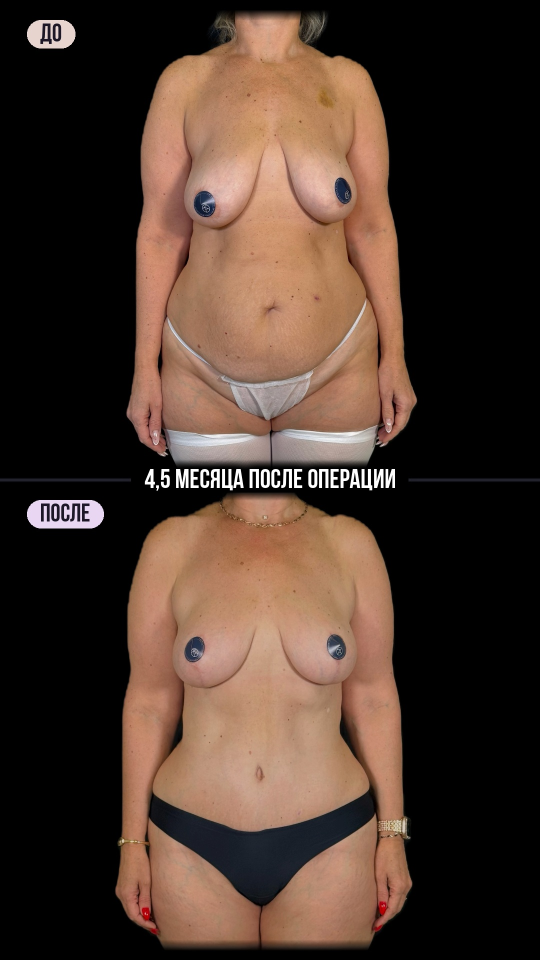
#> input picture Collage_body_front.jpg, 1080 x 1920 px (shown at 1/2 size)
$ python -i reel_lipo_to_implants_base.py   (imports and definitions only)
#> lines starting #> are read from the running program, lines starting #| are printed output that depends on the picture
import subprocess, sys, json
import numpy as np, cv2
from PIL import Image, ImageDraw, ImageFont, ImageOps

W, H, FPS = 1080, 1920, 30
SP = "/tmp/claude-0/-home-user-design-montazh-so-vkusom/b26b20a4-6ac5-50f8-8404-dcbad88c88d3/scratchpad/"
BLUE = (16, 46, 70); WHITE = (255, 255, 255); LIME = (214, 236, 46); PINK = (228, 210, 210); SKY = (228, 210, 210); GRAPH = (103, 96, 104)   # surgeon palette: powder / navy / graphite
from retouch import retouch
def osw(s): return ImageFont.truetype(SP + "v14/fonts/BN-Bold.ttf", s)          # Bebas Neue (Cyrillic)
def mont(w, s): return ImageFont.truetype(SP + f"fonts2/M{w}.ttf", s)
SUBS = []; DUR = 41.0
# [1 line not run here, left out]

def load(p): return np.array(ImageOps.exif_transpose(Image.open(p)).convert("RGB"))
# [8 lines left out: function blur_ell, not called in this run]
class Src:
    def __init__(s, p): s.cap = cv2.VideoCapture(p); s.pos = -1; s.c = {}
    # [7 lines left out: function get, not called in this run]
def warp(img, z, cx, cy, ox=540, oy=960, size=(W, H)):
    M = np.float32([[z, 0, ox - z * cx], [0, z, oy - z * cy]])
    return cv2.warpAffine(img, M, size, flags=cv2.INTER_CUBIC if z > 1 else cv2.INTER_AREA, borderMode=cv2.BORDER_CONSTANT, borderValue=(16, 16, 18)).astype(np.float32) / 255
def fillp(img, z=1.0, fx=0.5, fy=0.5):
    s = max(W / img.shape[1], H / img.shape[0]) * z
    return warp(img, s, img.shape[1] * fx, img.shape[0] * fy)
def fitp(img, z=1.0, cy=0.5):
    bg = fillp(img, 1.0) ; bg = cv2.GaussianBlur(bg, (0, 0), 30) * 0.35
    s = W / img.shape[1] * z * 0.98
    fg = warp(img, s, img.shape[1] / 2, img.shape[0] * cy, 540, 900)
    m = warp(np.full(img.shape[:2], 255, np.uint8), s, img.shape[1] / 2, img.shape[0] * cy, 540, 900)[..., :1] if False else None
    msk = cv2.warpAffine(cv2.GaussianBlur(cv2.copyMakeBorder(np.full((img.shape[0] - 40, img.shape[1] - 40), 255, np.uint8), 20, 20, 20, 20, cv2.BORDER_CONSTANT, value=0), (0, 0), 10),
                         np.float32([[s, 0, 540 - s * img.shape[1] / 2], [0, s, 900 - s * img.shape[0] * cy]]), (W, H)).astype(np.float32)[..., None] / 255
    return fg * msk + bg * (1 - msk)
CUTS = []
# ---------------- look ----------------
yy_, xx_ = np.mgrid[0:H, 0:W].astype(np.float32)
_r = np.clip((np.arange(H) - 820) / 700, 0, 1); HAZE = (0.78 * _r ** 1.3)[:, None, None].astype(np.float32)
EDGE = np.clip((((xx_ - 540) / 560) ** 2 + ((yy_ - 900) / 1050) ** 2) ** 0.9, 0, 1)[..., None]
VIG = 1 - 0.28 * EDGE
# [7 lines left out: function look, not called in this run]
def trans(t, t0, s=0.07): return 1 + s * (1 - ease((t - t0) / 0.3))
# [4 lines left out: function mblur, not called in this run]

# ---------------- text ----------------
def label(txt, col):
#> called with txt = 'ДО', col = (255, 255, 255)
    f = osw(54); asc, desc = f.getmetrics(); im = Image.new("RGBA", (int(f.getlength(txt)) + 10, asc + desc + 6), (0, 0, 0, 0))
#> after `im = Image.new('RGBA', (int(f.getlength(txt)) + 10, asc + desc + 6), (`: im: PIL image 94x70 RGBA; every value is 0
    ImageDraw.Draw(im).text((5, 3 + asc), txt, font=f, fill=col + (255,), anchor="ls"); a = to_np(im)
    return a
# [1 line that did not run here, left out]
# [4 lines left out: function chip, not called in this run]
BRC = {}
# [21 lines left out: function bracket, not called in this run]
TC = {}
# [11 lines left out: function bullet, not called in this run]

DEFER = [False]; PENDING = []
LIGHT = [False]; ROSE = (184, 128, 146)
# [13 lines left out: function ablend, not called in this run]
class Title:
    """lines rise out of a mask with a blur-in; the key line sits on a pink plate that wipes in (navy text)"""
    # [21 lines left out: functions __init__, draw, not called in this run]

SC = {}
# [10 lines left out: function subs, not called in this run]

# [1 line that did not run here, left out]
# ---------------- light (white) layouts ----------------
LIGHT = [False]
ROSE = (184, 128, 146)                                         # powder deepened so it reads on white
_g = (yy_ / H)[..., None]
WHITE_BG = (np.float32([250, 247, 246]) / 255 * (1 - _g) + np.float32([236, 222, 222]) / 255 * _g).astype(np.float32)
# [39 lines left out: functions white_bg, ring, put_disc, card, push_in, not called in this run]

>>> import cv2
>>> picture = cv2.imread('../Collage_body_front.jpg')
#> picture is the input picture: shape (1920, 1080, 3); mean B, G, R 44.7, 55.2, 74.4
>>> result = fitp(picture)
#> in fitp, `bg = cv2.GaussianBlur(bg, (0, 0), 30) * 0.35`:
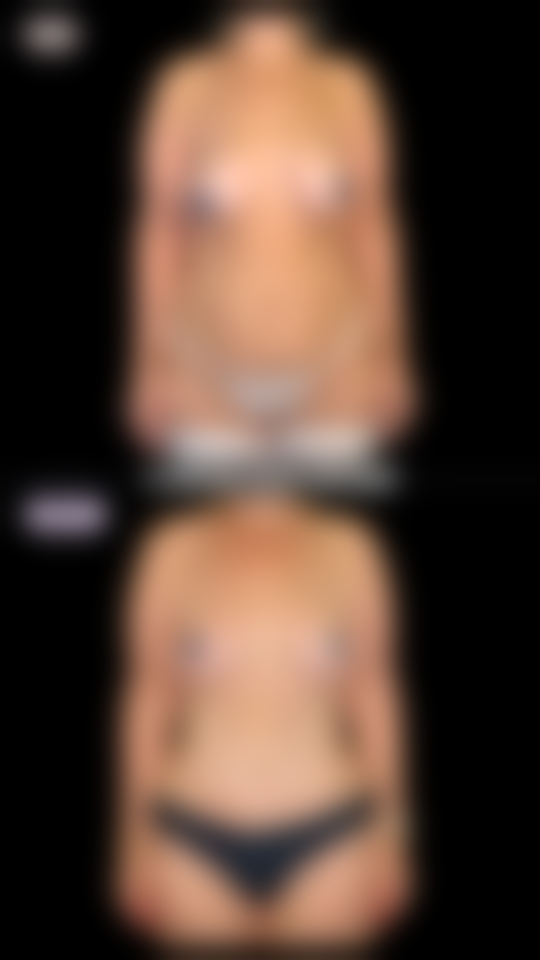
#> bg: shape (1920, 1080, 3) float32 (shown at 1/2 size); mean B, G, R 0.0613, 0.0757, 0.102; drawn with min black and max white
#> call 2 of warp, with z = 0.98, cx = 540, cy = 960, ox = 540, oy = 900, size = (1080, 1920)
#> in warp (call 2), `return cv2.warpAffine(img, M, size, flags=cv2.INTER_CUBIC if z > 1 els..`:
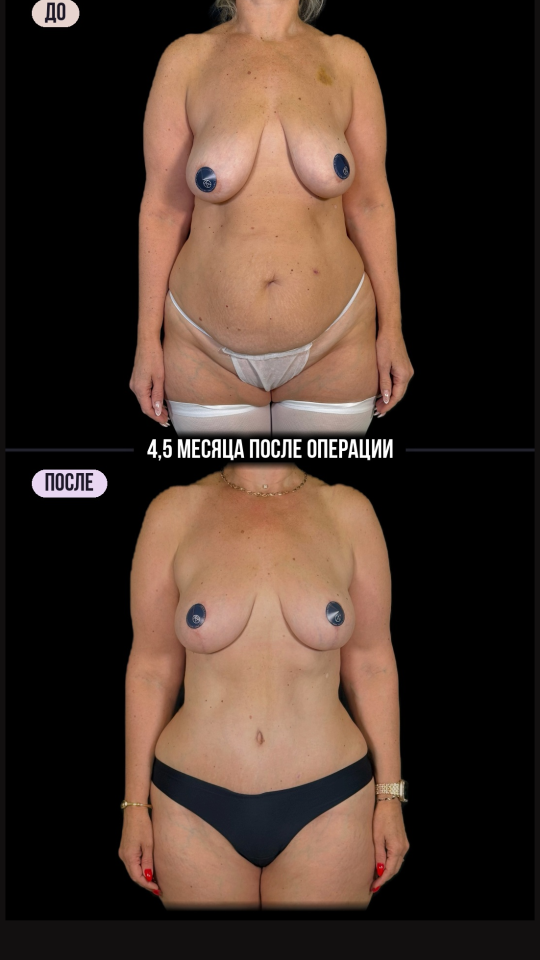
#> returned value: shape (1920, 1080, 3) float32 (shown at 1/2 size); mean of channels 0, 1, 2 0.172, 0.211, 0.283; drawn as B, G, R

$ run again, on Collage_lipo_to_implants_front.jpg
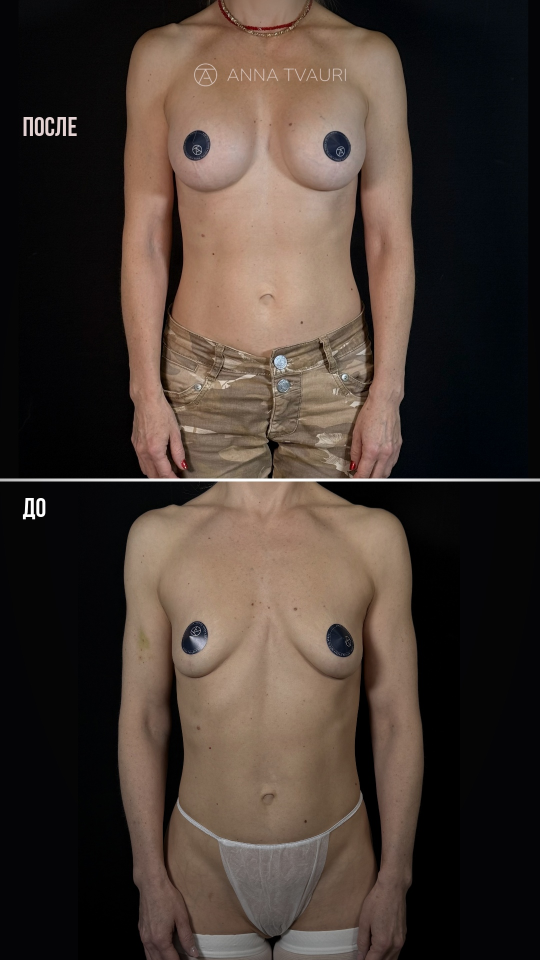
#> input picture Collage_lipo_to_implants_front.jpg, 1080 x 1920 px (shown at 1/2 size)
#> picture is the input picture: shape (1920, 1080, 3); mean B, G, R 51.5, 59, 71.5
#> in fitp, `bg = cv2.GaussianBlur(bg, (0, 0), 30) * 0.35`:
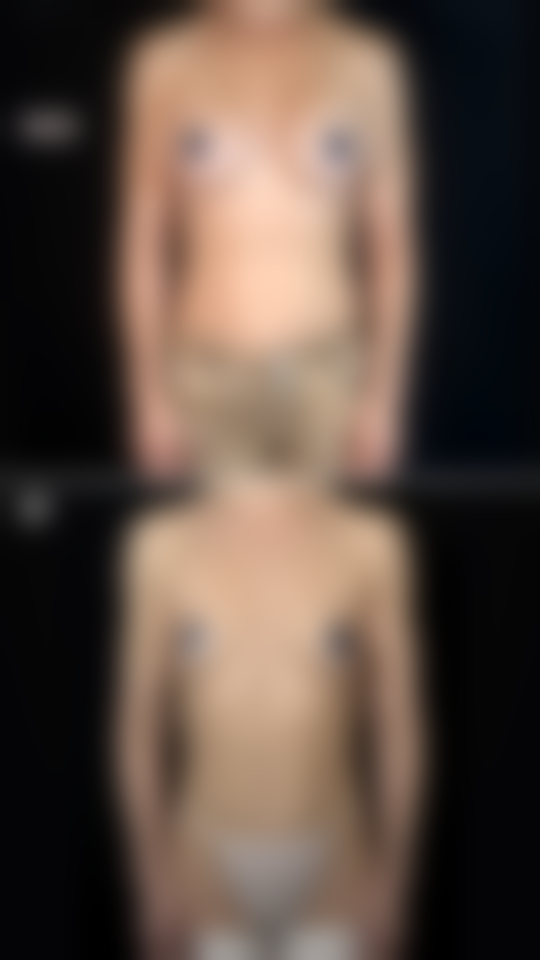
#> bg: shape (1920, 1080, 3) float32 (shown at 1/2 size); mean B, G, R 0.0708, 0.0805, 0.0975; drawn with min black and max white
#> in warp (call 2), `return cv2.warpAffine(img, M, size, flags=cv2.INTER_CUBIC if z > 1 els..`:
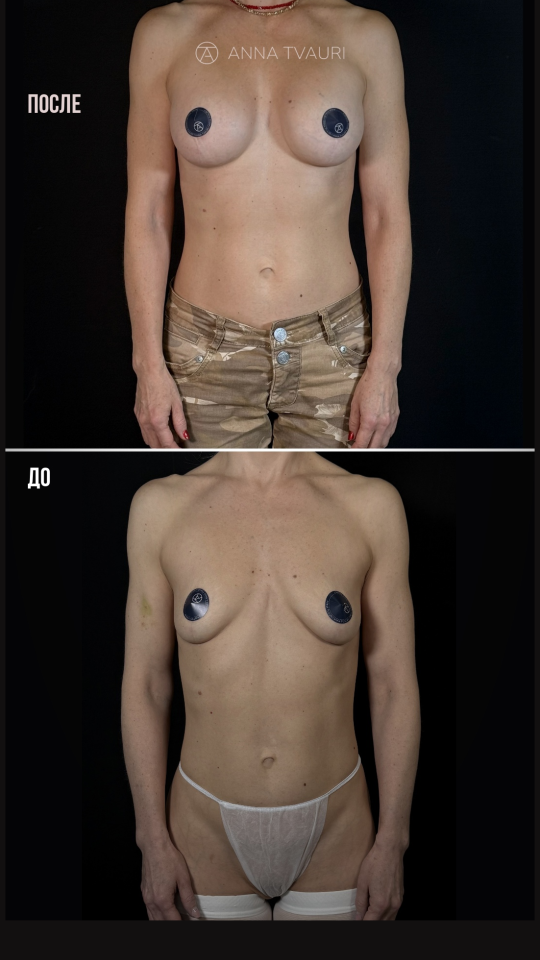
#> returned value: shape (1920, 1080, 3) float32 (shown at 1/2 size); mean of channels 0, 1, 2 0.197, 0.226, 0.272; drawn as B, G, R
